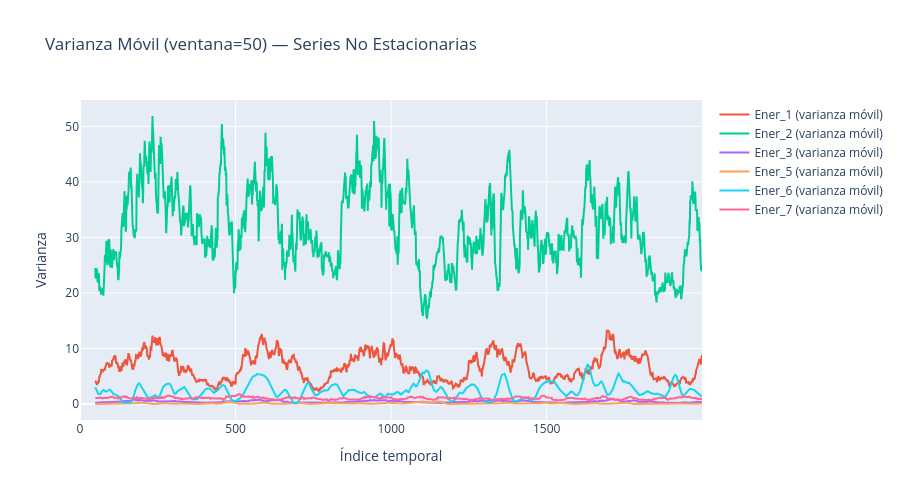

The cell this chart's notebook holds for it:
### Markdown cell above
#### Decisión de tratamiento: casos ambiguos

**Marcamos `Ener_1`, `Ener_2` y `Ener_3` como CASOS AMBIGUOS**: ADF y KPSS se
contradicen (`Coinciden = False`), a diferencia de `Ener_5-7` donde ambos
tests coinciden en "No Estacionaria". El ratio tendencia/ruido no ayuda a
desambiguar (resultó similar en las seis series), así que la decisión se basa
únicamente en el patrón de acuerdo/desacuerdo entre ADF y KPSS.

**Decisión adoptada:** por precaución metodológica, tratamos los casos
ambiguos como **No Estacionarias** para todo el análisis posterior
(diferenciación antes de correlación de Pearson, ventana móvil, y cualquier
modelo tipo ARIMA/ARIMAX en fases siguientes). La razón es asimétrica: si una
serie ambigua en realidad es estacionaria y la tratamos como no estacionaria,
en el peor caso perdemos un poco de información al diferenciar de más; pero
si es realmente no estacionaria y la tratamos como estacionaria, el riesgo es
una correlación espuria o un modelo mal especificado — un error más grave
para las conclusiones de negocio. Esta es la postura que se debe citar en el
Informe Técnico al responder la pregunta de validación #1 del checklist.

### Code cell
fig_var = px.line(title='Varianza Móvil (ventana=50) — Series No Estacionarias')
for col in no_estacionarias:
    roll_var = ener[col].rolling(window=50).var()
    fig_var.add_scatter(x=ener.index, y=roll_var, name=f'{col} (varianza móvil)')
fig_var.update_layout(height=500, xaxis_title='Índice temporal', yaxis_title='Varianza')
fig_var.write_html('../results/figuras/varianza_movil_no_estacionarias.html', auto_open=False)
fig_var.show()

### Figure 1 — Plotly figure (JSON) as saved in the notebook; plotly's stock layout.template omitted (floating-point values rounded to 4 significant figures; data arrays with more than 128 entries replaced by an {"elided": "..."} marker saying what was removed)
{"data": [{"hovertemplate": "<extra></extra>", "legendgroup": "", "line": {"color": "#636efa", "dash": "solid"}, "marker": {"symbol": "circle"}, "mode": "lines", "name": "", "orientation": "v", "showlegend": false, "type": "scatter", "xaxis": "x", "yaxis": "y"}, {"name": "Ener_1 (varianza móvil)", "type": "scatter", "x": {"elided": "2000 int values"}, "y": {"elided": "2000 float values"}}, {"name": "Ener_2 (varianza móvil)", "type": "scatter", "x": {"elided": "2000 int values"}, "y": {"elided": "2000 float values"}}, {"name": "Ener_3 (varianza móvil)", "type": "scatter", "x": {"elided": "2000 int values"}, "y": {"elided": "2000 float values"}}, {"name": "Ener_5 (varianza móvil)", "type": "scatter", "x": {"elided": "2000 int values"}, "y": {"elided": "2000 float values"}}, {"name": "Ener_6 (varianza móvil)", "type": "scatter", "x": {"elided": "2000 int values"}, "y": {"elided": "2000 float values"}}, {"name": "Ener_7 (varianza móvil)", "type": "scatter", "x": {"elided": "2000 int values"}, "y": {"elided": "2000 float values"}}], "layout": {"height": 500, "legend": {"tracegroupgap": 0}, "title": {"text": "Varianza Móvil (ventana=50) — Series No Estacionarias"}, "xaxis": {"anchor": "y", "domain": [0, 1], "title": {"text": "Índice temporal"}}, "yaxis": {"anchor": "x", "domain": [0, 1], "title": {"text": "Varianza"}}}}
